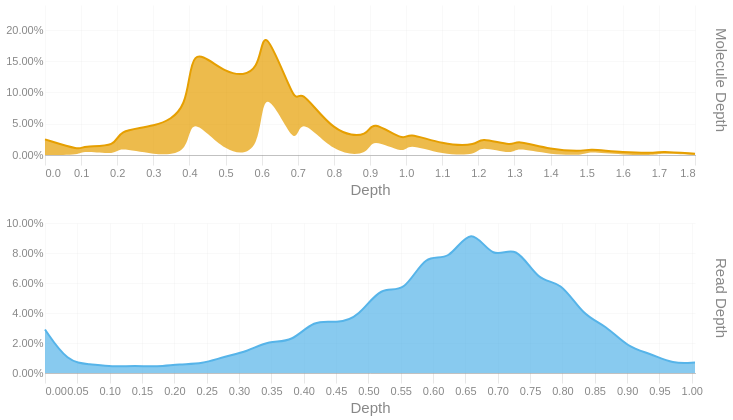

Notebook code for this chart:
### Code cell
readdep = depth_hist(tb['Read Depth'], q99, 3)
readdep = readdep.with_columns(pl.lit('Read Depth').alias('Metric'))
if not SKIPLR:
    moldep = depth_hist(tb['Molecule Depth'], mol_q99, 1)
    moldep = moldep.with_columns(pl.lit('Molecule Depth').alias('Metric'))
    _hist = pl.concat([readdep, moldep])
    _hist = _hist.filter(pl.col('Proportion') != 0)
    with SafeRender(_hist):
        (
            alt.Chart(_hist)        
            .mark_area(interpolate = "basis")
            .encode(
                x=alt.X('Bin:Q').scale(domainMin=0).axis(alt.Axis(title='Depth')),
                y = alt.Y('Proportion:Q', title = None).axis(format = '.2%'),
                color = alt.Color('Metric:N').legend(None),
                row = alt.Row("Metric:N").header(title = None, labelOrient = 'right'),
                tooltip = [
                    alt.Tooltip("Metric:N", title = "Metric"),
                    alt.Tooltip('Interval:N', title = "Depth Interval"),
                    alt.Tooltip('Proportion:Q', title = "% Alignments").format('.2%')
                ]
            )
            .resolve_scale(x='independent', y='independent')
            .properties(
                height = 150, width = 650,
                usermeta={'embedOptions': {'downloadFileName': f'{samplename}.depth.hist'}}
            )
        ).display()
else:
    readdep = readdep.filter(pl.col('Proportion') != 0)
    with SafeRender(readdep):
        (
            alt.Chart(readdep)        
            .mark_area(interpolate = "basis")
            .encode(
                x=alt.X('Bin:Q').scale(domainMin=0).axis(alt.Axis(title='Depth')),
                y = alt.Y('Proportion:Q', title = None).axis(format = '.2%'),
                tooltip = [
                    alt.Tooltip('Interval:N', title = "Depth Interval"),
                    alt.Tooltip('Proportion:Q', title = "% Alignments").format('.2%')
                ]
            )
            .properties(
                usermeta={'embedOptions': {'downloadFileName': f'{samplename}.depth.hist'}}
            )
        ).display()

### Figure 1 — Vega-Lite specification as saved in the notebook (floating-point values rounded to 4 significant figures)
{"width": 650, "height": 150, "config": {"title": {"anchor": "start", "dy": -15, "fontSize": 18, "color": "#888888", "subtitleColor": "#888888", "subtitleFontSize": 14}, "arc": {"fill": "#0072B2"}, "axis": {"domainColor": "#888888", "domainWidth": 0.5, "gridWidth": 0.2, "grid": false, "titleFontWeight": 400, "titleFontSize": 15, "labelFontSize": 11, "labelColor": "#888888", "tickColor": "#888888", "tickWidth": 0.2, "titleColor": "#888888"}, "axisBand": {"grid": false}, "axisX": {"grid": true, "tickSize": 10, "domainCap": "round"}, "axisY": {"domain": false, "grid": true, "tickSize": 0, "domainCap": "round"}, "background": "transparent", "header": {"labelFontSize": 15, "labelColor": "#888888", "titleFontSize": 15, "titleFontWeight": 600, "titleColor": "#888888"}, "legend": {"labelFont": "sans-serif", "labelFontSize": 12, "labelColor": "#888888", "symbolSize": 100, "symbolType": "circle", "titleFontSize": 12, "titlePadding": 10, "titleColor": "#888888", "title": null}, "range": {"category": ["#E69F00", "#56B4E9", "#009E73", "#F0E442", "#0072B2", "#D55E00", "#CC79A7", "#000000"], "diverging": ["#cfe8f3", "#a2d4ec", "#73bfe2", "#46abdb", "#1696d2", "#12719e"]}, "area": {"fill": "#0072B2", "fillOpacity": 0.7, "line": true, "strokeOpacity": 0.7}, "line": {"color": "#0072B2", "stroke": "#0072B2", "strokeWidth": 2}, "trail": {"color": "#0072B2", "stroke": "#0072B2", "strokeWidth": 0, "size": 1}, "point": {"filled": true, "fillOpacity": 1.0, "size": 95}, "text": {"color": "#888888", "fontSize": 11, "align": "right", "fontWeight": 400, "size": 11}, "bar": {"fill": "#0072B2", "stroke": null}, "view": {"stroke": null, "continuousWidth": 660, "continuousHeight": 400}}, "data": {"name": "data-884fdc5de792fc1013c6fdd86cf773fb"}, "mark": {"type": "area", "interpolate": "basis"}, "encoding": {"color": {"field": "Metric", "legend": null, "type": "nominal"}, "row": {"field": "Metric", "header": {"title": null, "labelOrient": "right"}, "type": "nominal"}, "tooltip": [{"field": "Metric", "title": "Metric", "type": "nominal"}, {"field": "Interval", "title": "Depth Interval", "type": "nominal"}, {"field": "Proportion", "format": ".2%", "title": "% Alignments", "type": "quantitative"}], "x": {"axis": {"title": "Depth"}, "field": "Bin", "scale": {"domainMin": 0}, "type": "quantitative"}, "y": {"axis": {"format": ".2%"}, "field": "Proportion", "title": null, "type": "quantitative"}}, "resolve": {"scale": {"x": "independent", "y": "independent"}}, "usermeta": {"embedOptions": {"downloadFileName": "S6_Altamaha_3950.depth.hist"}}, "$schema": "https://vega.github.io/schema/vega-lite/v6.1.0.json", "datasets": {"data-884fdc5de792fc1013c6fdd86cf773fb": [{"Bin": 0.0, "Interval": "0.0-0.035", "Proportion": 0.029, "Metric": "Read Depth"}, {"Bin": 0.035, "Interval": "0.035-0.069", "Proportion": 0.007, "Metric": "Read Depth"}, {"Bin": 0.069, "Interval": "0.069-0.104", "Proportion": 0.006, "Metric": "Read Depth"}, {"Bin": 0.104, "Interval": "0.104-0.139", "Proportion": 0.004, "Metric": "Read Depth"}, {"Bin": 0.139, "Interval": "0.139-0.173", "Proportion": 0.005, "Metric": "Read Depth"}, {"Bin": 0.173, "Interval": "0.173-0.208", "Proportion": 0.004, "Metric": "Read Depth"}, {"Bin": 0.208, "Interval": "0.208-0.243", "Proportion": 0.006, "Metric": "Read Depth"}, {"Bin": 0.243, "Interval": "0.243-0.277", "Proportion": 0.006, "Metric": "Read Depth"}, {"Bin": 0.277, "Interval": "0.277-0.312", "Proportion": 0.011, "Metric": "Read Depth"}, {"Bin": 0.312, "Interval": "0.312-0.347", "Proportion": 0.014, "Metric": "Read Depth"}, {"Bin": 0.347, "Interval": "0.347-0.381", "Proportion": 0.022, "Metric": "Read Depth"}, {"Bin": 0.381, "Interval": "0.381-0.416", "Proportion": 0.02, "Metric": "Read Depth"}, {"Bin": 0.416, "Interval": "0.416-0.451", "Proportion": 0.036, "Metric": "Read Depth"}, {"Bin": 0.451, "Interval": "0.451-0.485", "Proportion": 0.033, "Metric": "Read Depth"}, {"Bin": 0.485, "Interval": "0.485-0.52", "Proportion": 0.037, "Metric": "Read Depth"}, {"Bin": 0.52, "Interval": "0.52-0.555", "Proportion": 0.059, "Metric": "Read Depth"}, {"Bin": 0.555, "Interval": "0.555-0.589", "Proportion": 0.052, "Metric": "Read Depth"}, {"Bin": 0.589, "Interval": "0.589-0.624", "Proportion": 0.081, "Metric": "Read Depth"}, {"Bin": 0.624, "Interval": "0.624-0.659", "Proportion": 0.073, "Metric": "Read Depth"}, {"Bin": 0.659, "Interval": "0.659-0.693", "Proportion": 0.1, "Metric": "Read Depth"}, {"Bin": 0.693, "Interval": "0.693-0.728", "Proportion": 0.074, "Metric": "Read Depth"}, {"Bin": 0.728, "Interval": "0.728-0.763", "Proportion": 0.087, "Metric": "Read Depth"}, {"Bin": 0.763, "Interval": "0.763-0.797", "Proportion": 0.06, "Metric": "Read Depth"}, {"Bin": 0.797, "Interval": "0.797-0.832", "Proportion": 0.062, "Metric": "Read Depth"}, {"Bin": 0.832, "Interval": "0.832-0.867", "Proportion": 0.038, "Metric": "Read Depth"}, {"Bin": 0.867, "Interval": "0.867-0.901", "Proportion": 0.032, "Metric": "Read Depth"}, {"Bin": 0.901, "Interval": "0.901-0.936", "Proportion": 0.017, "Metric": "Read Depth"}, {"Bin": 0.936, "Interval": "0.936-0.971", "Proportion": 0.013, "Metric": "Read Depth"}, {"Bin": 0.971, "Interval": "0.971-1.005", "Proportion": 0.006, "Metric": "Read Depth"}, {"Bin": 1.005, "Interval": "1.005-1.04", "Proportion": 0.007, "Metric": "Read Depth"}, {"Bin": 0.0, "Interval": "0.0-0.1", "Proportion": 0.025, "Metric": "Molecule Depth"}, {"Bin": 0.1, "Interval": "0.1-0.1", "Proportion": 0.007, "Metric": "Molecule Depth"}, {"Bin": 0.1, "Interval": "0.1-0.2", "Proportion": 0.008, "Metric": "Molecule Depth"}, {"Bin": 0.2, "Interval": "0.2-0.2", "Proportion": 0.013, "Metric": "Molecule Depth"}, {"Bin": 0.2, "Interval": "0.2-0.3", "Proportion": 0.027, "Metric": "Molecule Depth"}, {"Bin": 0.3, "Interval": "0.3-0.4", "Proportion": 0.044, "Metric": "Molecule Depth"}, {"Bin": 0.4, "Interval": "0.4-0.4", "Proportion": 0.069, "Metric": "Molecule Depth"}, {"Bin": 0.4, "Interval": "0.4-0.5", "Proportion": 0.115, "Metric": "Molecule Depth"}, {"Bin": 0.5, "Interval": "0.5-0.6", "Proportion": 0.125, "Metric": "Molecule Depth"}, {"Bin": 0.6, "Interval": "0.6-0.6", "Proportion": 0.128, "Metric": "Molecule Depth"}, {"Bin": 0.6, "Interval": "0.6-0.7", "Proportion": 0.096, "Metric": "Molecule Depth"}, {"Bin": 0.7, "Interval": "0.7-0.7", "Proportion": 0.069, "Metric": "Molecule Depth"}, {"Bin": 0.7, "Interval": "0.7-0.8", "Proportion": 0.046, "Metric": "Molecule Depth"}, {"Bin": 0.8, "Interval": "0.8-0.9", "Proportion": 0.032, "Metric": "Molecule Depth"}, {"Bin": 0.9, "Interval": "0.9-0.9", "Proportion": 0.029, "Metric": "Molecule Depth"}, {"Bin": 0.9, "Interval": "0.9-1.0", "Proportion": 0.029, "Metric": "Molecule Depth"}, {"Bin": 1.0, "Interval": "1.0-1.0", "Proportion": 0.02, "Metric": "Molecule Depth"}, {"Bin": 1.0, "Interval": "1.0-1.1", "Proportion": 0.018, "Metric": "Molecule Depth"}, {"Bin": 1.1, "Interval": "1.1-1.2", "Proportion": 0.016, "Metric": "Molecule Depth"}, {"Bin": 1.2, "Interval": "1.2-1.2", "Proportion": 0.015, "Metric": "Molecule Depth"}, {"Bin": 1.2, "Interval": "1.2-1.3", "Proportion": 0.014, "Metric": "Molecule Depth"}, {"Bin": 1.3, "Interval": "1.3-1.3", "Proportion": 0.013, "Metric": "Molecule Depth"}, {"Bin": 1.3, "Interval": "1.3-1.4", "Proportion": 0.012, "Metric": "Molecule Depth"}, {"Bin": 1.4, "Interval": "1.4-1.5", "Proportion": 0.008, "Metric": "Molecule Depth"}, {"Bin": 1.5, "Interval": "1.5-1.5", "Proportion": 0.006, "Metric": "Molecule Depth"}, {"Bin": 1.5, "Interval": "1.5-1.6", "Proportion": 0.004, "Metric": "Molecule Depth"}, {"Bin": 1.6, "Interval": "1.6-1.7", "Proportion": 0.004, "Metric": "Molecule Depth"}, {"Bin": 1.7, "Interval": "1.7-1.7", "Proportion": 0.003, "Metric": "Molecule Depth"}, {"Bin": 1.7, "Interval": "1.7-1.8", "Proportion": 0.003, "Metric": "Molecule Depth"}, {"Bin": 1.8, "Interval": "1.8-1.84", "Proportion": 0.002, "Metric": "Molecule Depth"}]}}
